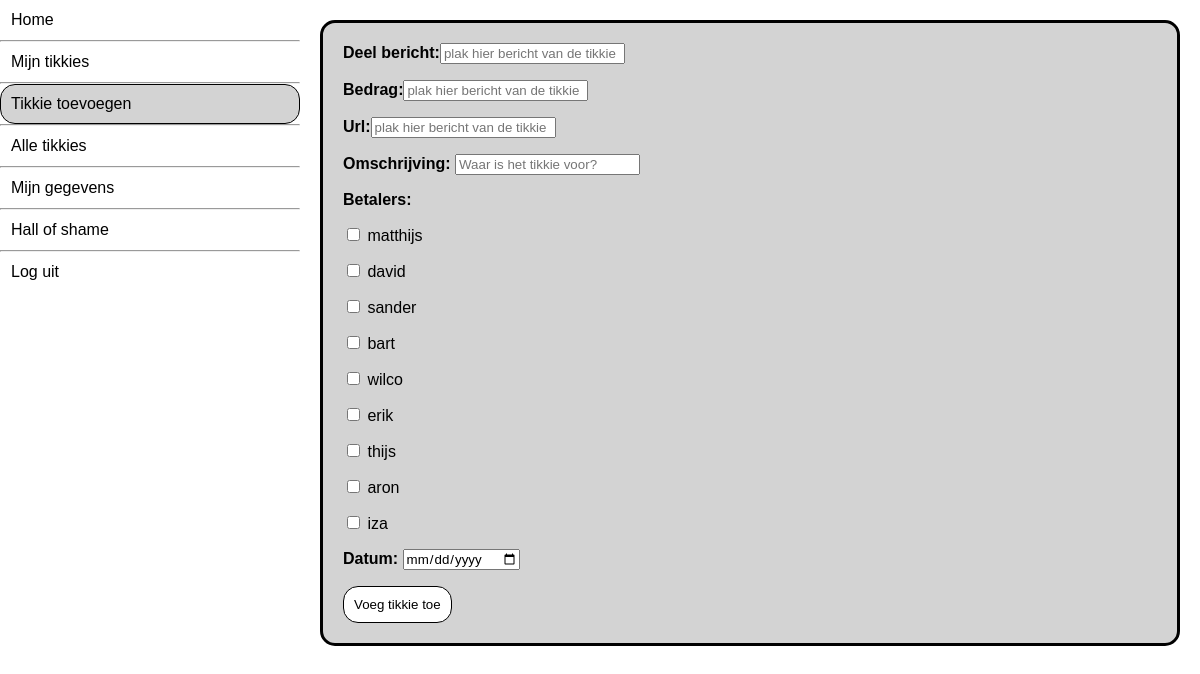
The page /tikkietoevoegen (signed in) on the database its author committed.
### __init__.py (models this page shows, shortened)
class User(db.Model):
	id = db.Column(db.Integer, primary_key=True)
	name = db.Column(db.String(50), unique=True)
	password = db.Column(db.String(100))

### __init__.py (the view, shortened to what this page needs)
@app.route("/tikkietoevoegen", methods=["POST", "GET"])
def tikkietoevoegen():
	try:
		if User.query.filter_by(name=session["name"]).filter_by(password=session["password"]).first():
			pass
	except Exception:
		return redirect(url_for("login"))
	users = User.query.all()
	users = [user.name for user in users]
	return render_template("tikkietoevoegen.html", users=users)

### templates/tikkietoevoegen.html (shortened to what this page needs)
{%extends "blocks.html"%}
{% block tikkietoevoegenstatus %}
id="current"
{% endblock tikkietoevoegenstatus %}
{% block blokken%}
	<div class="flex-container" id="tikkies">
		<div class="tikkieblok">
			<div class="tikkieinfo">
				<form method="post">
				<p><strong>Deel bericht:</strong><input type="text" id="message" name="message" placeholder="plak hier bericht van de tikkie" /></p>
				<p><strong>Bedrag:</strong><input type="text" id="amount" name="amount" placeholder="plak hier bericht van de tikkie" /></p>
				<p><strong>Url:</strong><input type="text" id="url" name="url" placeholder="plak hier bericht van de tikkie" /></p>
				<p><strong>Omschrijving: </strong><input type="text" name="description" placeholder="Waar is het tikkie voor?" /></p>
				<p><strong>Betalers: </strong>{% for user in users %}<p><input type="checkbox" name="payers" value={{user}} > {{user}}</p>{% endfor %}</p>
				<p><strong>Datum: </strong><input type="date" name="date"/></p>
				<p><input class="paybutton" type="submit" name="submit" value="Voeg tikkie toe">
				</form>
			</div>
		</div>
	</div>
{% endblock blokken %}

### static/style.css (style rules this page uses)
body { margin: auto; }

### static/homepage.css (style rules this page uses)
* { font-family: Arial; }
#tikkies { flex: 3; }
.tikkieblok { border: solid 3px; border-color: #000000; background-color: #d3d3d3; border-radius: 15px; margin: 20px; }
.tikkieinfo { margin: 20px; }
.flex-container { align-content: flex-start; }
.paybutton { padding: 10px; margin: 0px; border: solid 1px white; border-radius: 5px; background-color: white; border: solid 1px black; border-radius: 15px; }

### rows shown on the page
User: name "matthijs"
User: name "david"
User: name "sander"
User: name "bart"
User: name "wilco"
User: name "erik"
User: name "thijs"
User: name "aron"
User: name "iza"
